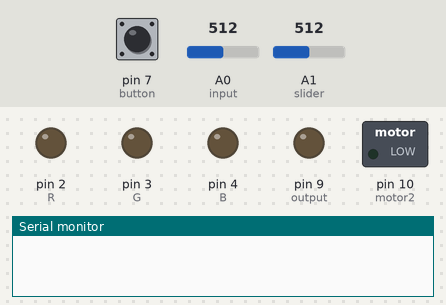
This sketch was run on a simulated Arduino Uno, built with avr-gcc and run on an emulated ATmega328P. On the bench: switched loads named in the sketch (green lamp = pin HIGH), output pins drawn as LEDs (lit = HIGH), the last lines printed to the serial monitor. The test bench sets the inputs (shaded band); at power-on: pin 7 (button) LOW, A0 (input) = 512, A1 (slider) = 512.

Above: at 1.2 s.
1.3 s: pin 7 (button) pulled HIGH for 0.15 s
At 2.5 s:
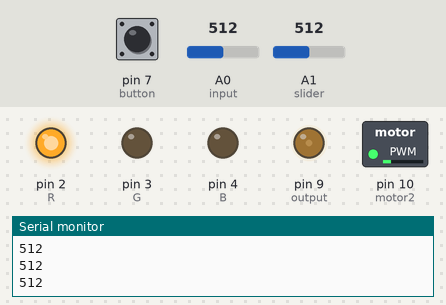
2.9 s: A0 (input) set to 610
4.4 s: A0 (input) set to 642
At 5.2 s:
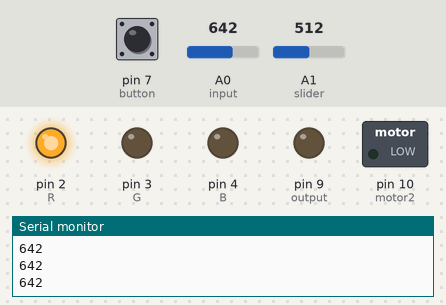
5.9 s: pin 7 (button) pulled HIGH for 1 s
At 6.5 s:
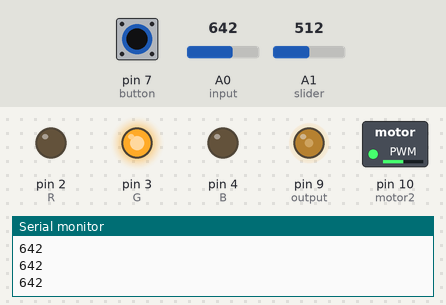
8.4 s: A1 (slider) set to 306
At 9.4 s:
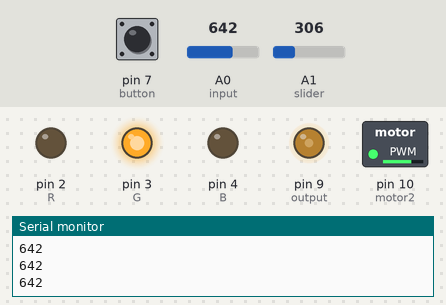
9.9 s: A1 (slider) set to 122
At 10.7 s:
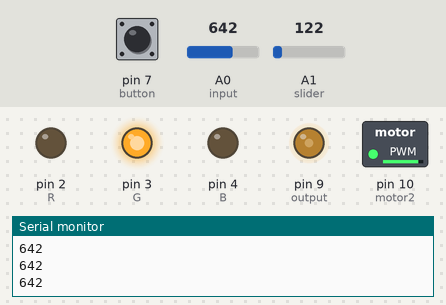
Timing chart, 0 to 12.4 s (numbered marks = the images above; inputs shaded):
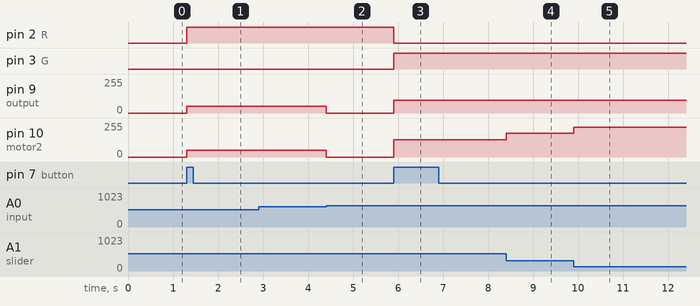

Measured:
- the behaviour switches between 625 and 626 on A0 (input) (found by bisection; images 1 and 2)
- after the input at 1.3 s, pin 2 (R): LOW → HIGH at once; pin 9 (output), pin 10 (motor2): 0/255 → 50/255 at once
- after the input at 4.4 s, pin 9 (output), pin 10 (motor2): 50/255 → 0/255 at once
- after the input at 5.9 s, pin 2 (R): HIGH → LOW at once; pin 3 (G): LOW → HIGH at once; pin 9 (output): 0/255 → 95/255 at once; pin 10 (motor2): 0/255 → 128/255 at once
- after the input at 8.4 s, pin 10 (motor2): 128/255 → 179/255 at once
- after the input at 9.9 s, pin 10 (motor2): 179/255 → 225/255 at once

The sketch:

2in2out.ino
```cpp
const int input = A0;
const int output = 9;
const int motor2 = 10;
const int slider = A1;
const int button = 7;
const int R = 2;
const int G = 3;
const int B = 4;
int buttonState = 0;
int buttonMode = 0;
int lastState = 0;

inline void writeColors(uint8_t red, uint8_t green, uint8_t blue) {
  digitalWrite(R, red);
  digitalWrite(G, green);
  digitalWrite(B, blue);
}
void setup() {
  //put your setup code here, to run once:
  Serial.begin(9600);
  pinMode(output, OUTPUT);
  pinMode(motor2, OUTPUT);
  pinMode(input, INPUT);
  pinMode(slider, INPUT);
  pinMode(button, INPUT);
  pinMode(R, OUTPUT);
  pinMode(G, OUTPUT);
  pinMode(B, OUTPUT);
}


void loop() {
  //read in button state
  buttonState = digitalRead(button);
  //if the button was pressed
  if (buttonState != lastState) {
    if (buttonState == HIGH){
      //go to the next mode for buzzing
      ++buttonMode;
      //if you are on the last mode
      if (buttonMode == 3) {
        //go to first mode
        buttonMode = 0;
      }
    }
  }
  lastState = buttonState;

  //Mode 0: off
  if (buttonMode == 0) {
    analogWrite(output, 0);
    analogWrite(motor2, 0);
    writeColors(LOW, LOW, LOW);
  }

  //add code for leds

  //Mode 1: slider
  else if (buttonMode == 1) {
   int intensity = analogRead(slider);
   int i = map(intensity, 0, 1023, 0, 100);
   int signal = analogRead(input);
   Serial.println(signal);
   int magnitude = map(signal, 0, 1023, 255, 0);
   magnitude = (magnitude / 100) * i;
   analogWrite(output, magnitude);
   analogWrite(motor2, magnitude);
   writeColors(HIGH, LOW, LOW);
   delay(2);
  }

  //Mode 2: one to one
  else if (buttonMode == 2) {
   int m2 = analogRead(slider);
   int m2out = map(m2, 0, 1023, 255, 0);
   analogWrite(motor2, m2out);
   int signal = analogRead(input);
   Serial.println(signal);
   int magnitude = map(signal, 0, 1023, 255, 0);
   analogWrite(output, magnitude);
   writeColors(LOW, HIGH, LOW);
   delay(2);

   //something like (but not actually its gonna be rly complex)
  }

  //Mode 3:
  else if (buttonMode == 3) {
  }
}
```
